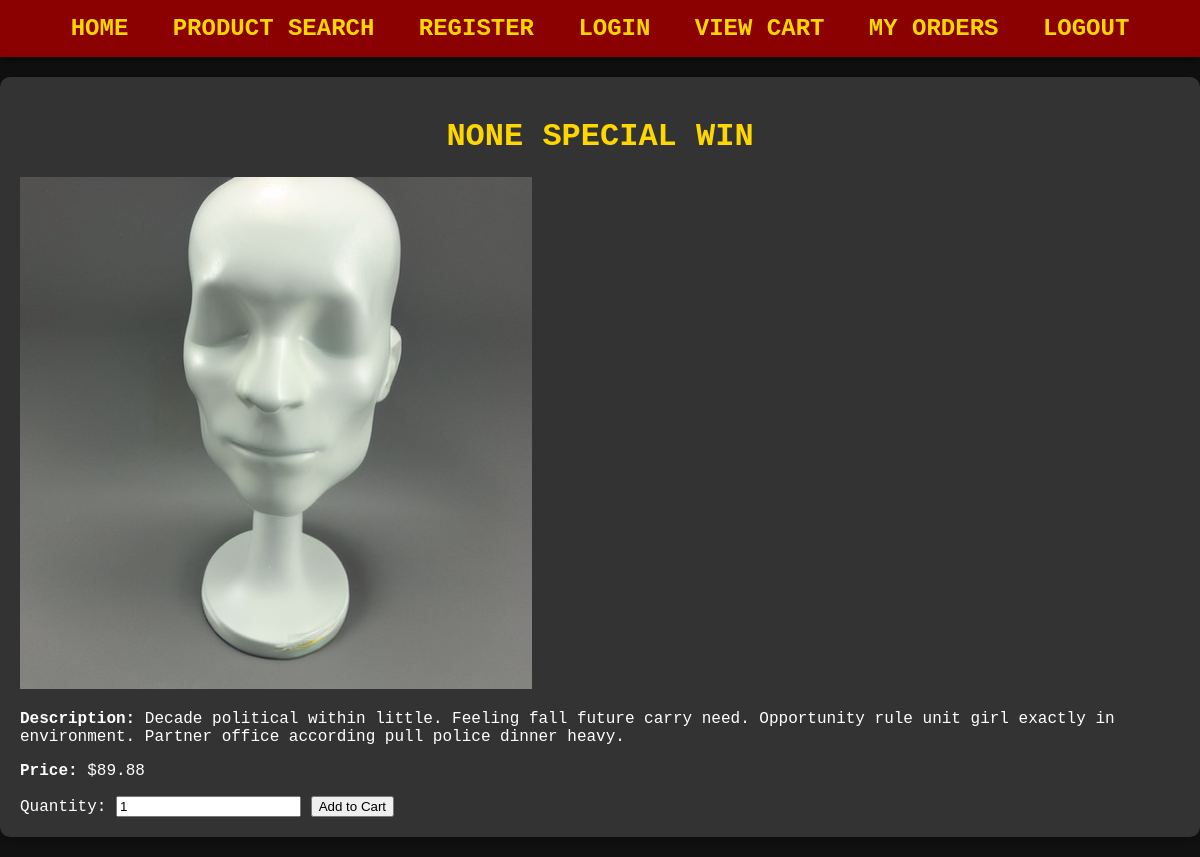
The app's page /product.php?id=102 with its own data.
### tables this page shows
CREATE TABLE `products` (
  `id` int(11) NOT NULL AUTO_INCREMENT,
  `name` varchar(100) NOT NULL,
  `description` text DEFAULT NULL,
  `price` decimal(10,2) NOT NULL,
  `image` varchar(255) DEFAULT NULL,
  `is_visible` tinyint(1) DEFAULT 1,
  PRIMARY KEY (`id`)
);

### src/product.php (the view, shortened to what this page needs)
<?php
include 'includes/db.config.php';
$product_id = $_GET['id'];
$sql = "SELECT * FROM products WHERE id = ?";
$stmt = $conn->prepare($sql);
$stmt->bind_param("i", $product_id);
$stmt->execute();
$result = $stmt->get_result();
if ($result->num_rows > 0) {
    $product = $result->fetch_assoc();
} else {
    header('Location: index.php');
    exit();
}
?>
<!DOCTYPE html>
<html>
<head>
    <link rel="stylesheet" type="text/css" href="css/style.css">
</head>
<body>
    <header>
        <nav>
            <a href="index.php">Home</a>
            <a href="search.php">Product Search</a>
            <a href="register.php">Register</a>
            <a href="login.php">Login</a>
            <a href="cart.php">View Cart</a>
            <a href="orders.php">My Orders</a>
            <a href="logout.php">Logout</a>
        </nav>
    </header>
    <div class="container">
        <h1><?php echo $product['name']; ?></h1>
        <div class="product-details">
            <div class="product-image">
                <img src="<?php echo $product['image']; ?>" alt="<?php echo $product['name']; ?>">
            </div>
            <div class="product-info">
                <p><strong>Description:</strong> <?php echo $product['description']; ?></p>
                <p><strong>Price:</strong> $<?php echo $product['price']; ?></p>
                <form method="post" action="add_to_cart.php">
                    <label for="quantity">Quantity:</label>
                    <input type="number" id="quantity" name="quantity" value="1" min="1" required>
                    <button type="submit" name="add_to_cart">Add to Cart</button>
                </form>
            </div>
        </div>
    </div>
</body>
</html>

### src/css/style.css (style rules this page uses)
body { font-family: 'Courier New', Courier, monospace; margin: 0; padding: 0; background-color: #121212; color: #FFFFFF; }
header { background-color: #8B0000; color: white; padding: 15px 0; text-align: center; text-transform: uppercase; font-size: 24px; font-weight: bold; box-shadow: 0 4px 8px rgba(0, 0, 0, 0.5); }
header nav a { color: #FFD700; margin: 0 15px; text-decoration: none; font-weight: bold; }
.container { max-width: 1200px; margin: 20px auto; padding: 20px; background-color: #333333; box-shadow: 0 0 20px rgba(0, 0, 0, 0.5); border-radius: 10px; }
h1, h2 { text-align: center; color: #FFD700; text-transform: uppercase; }

### records on screen
products: name "NONE SPECIAL WIN", image (picture), description "Decade political within little. Feeling fall future carry need. Opportunity rule unit girl exactly in environment. Partner office according pull police dinner heavy.", price "89.88"
